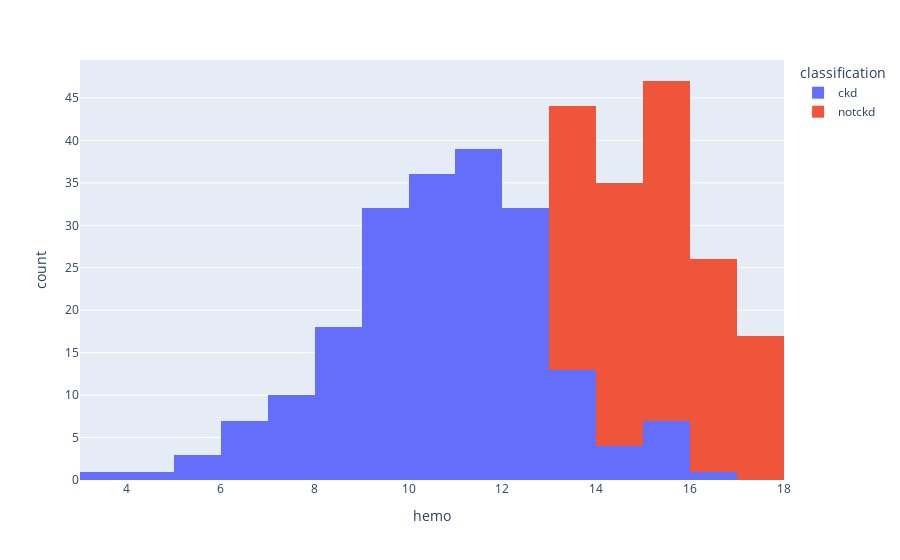

The cell this chart's notebook holds for it:
### Markdown cell above
### histograms

### Code cell
px.histogram(df, x="hemo" , color = 'classification')

### Figure 1 — Plotly figure (JSON) as saved in the notebook; plotly's stock layout.template omitted (floating-point values rounded to 4 significant figures; data arrays with more than 128 entries replaced by an {"elided": "..."} marker saying what was removed)
{"data": [{"alignmentgroup": "True", "bingroup": "x", "hovertemplate": "classification=ckd<br>hemo=%{x}<br>count=%{y}<extra></extra>", "legendgroup": "ckd", "marker": {"color": "#636efa", "pattern": {"shape": ""}}, "name": "ckd", "offsetgroup": "ckd", "orientation": "v", "showlegend": true, "type": "histogram", "x": {"elided": "250 float values"}, "xaxis": "x", "yaxis": "y"}, {"alignmentgroup": "True", "bingroup": "x", "hovertemplate": "classification=notckd<br>hemo=%{x}<br>count=%{y}<extra></extra>", "legendgroup": "notckd", "marker": {"color": "#EF553B", "pattern": {"shape": ""}}, "name": "notckd", "offsetgroup": "notckd", "orientation": "v", "showlegend": true, "type": "histogram", "x": {"elided": "150 float values"}, "xaxis": "x", "yaxis": "y"}], "layout": {"barmode": "relative", "legend": {"title": {"text": "classification"}, "tracegroupgap": 0}, "margin": {"t": 60}, "xaxis": {"anchor": "y", "domain": [0, 1], "title": {"text": "hemo"}}, "yaxis": {"anchor": "x", "domain": [0, 1], "title": {"text": "count"}}}}
